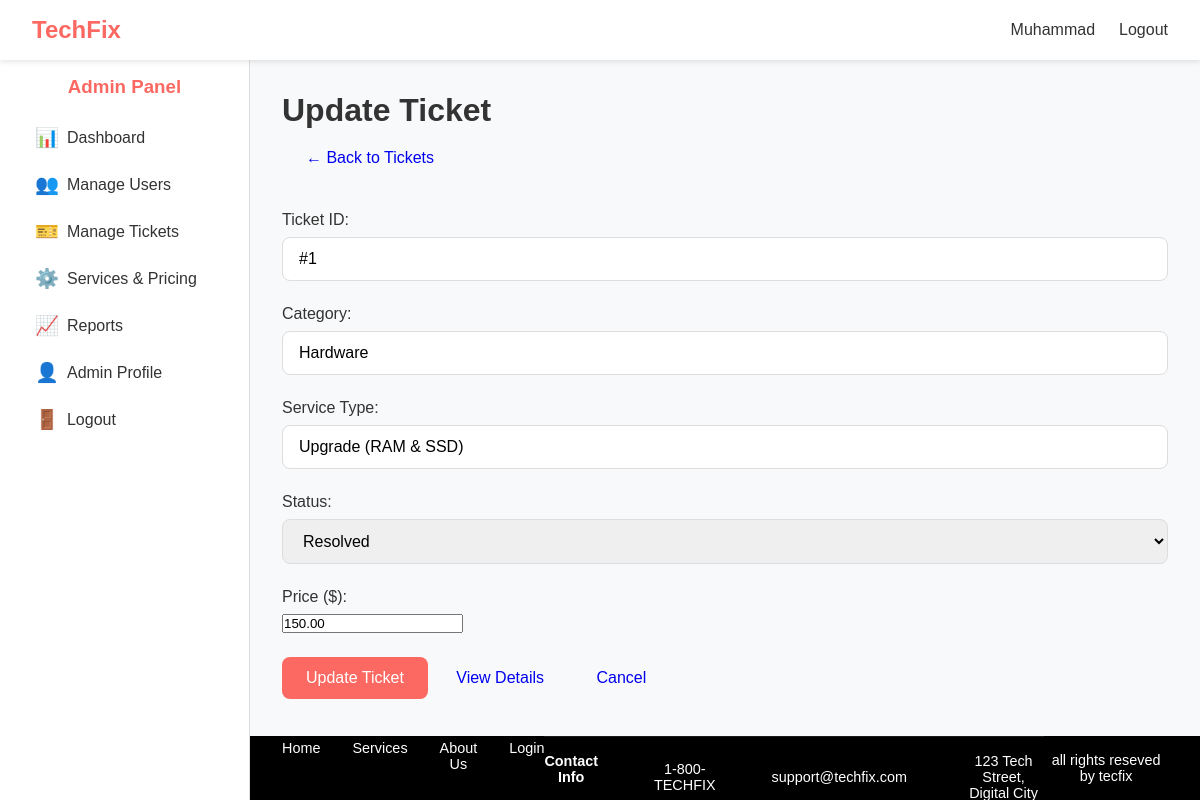
Screenshot of /admin/update_ticket.php?id=1 (signed in) with the database file from the repository.
### tables this page shows
CREATE TABLE tickets (
    id INT AUTO_INCREMENT PRIMARY KEY,
    user_id INT NOT NULL,
    category ENUM('Hardware', 'Software') NOT NULL,
    type VARCHAR(100) NOT NULL,
    description TEXT,
    price DECIMAL(10,2) NOT NULL,
    image VARCHAR(255),
    status ENUM('Pending', 'In Progress', 'Resolved', 'Cancelled') DEFAULT 'Pending',
    created_at TIMESTAMP DEFAULT CURRENT_TIMESTAMP,
    updated_at TIMESTAMP NULL ON UPDATE CURRENT_TIMESTAMP,
    FOREIGN KEY (user_id) REFERENCES users(id) ON DELETE CASCADE,
    INDEX idx_user_id(user_id),
    INDEX idx_status(status)
);

### admin/update_ticket.php (the view, shortened to what this page needs)
<?php
include("../includes/db_connect.php");
include("../includes/header.php");
include("sidebar.php");
$ticket_id = $_GET['id'] ?? 0;
$ticket_query = mysqli_query($conn, "SELECT * FROM tickets WHERE id = $ticket_id");
$ticket = mysqli_fetch_assoc($ticket_query);
?>
<head>
    <link rel="stylesheet" href="../css/style.css">
</head>
<div class="main-content">
    <div class="page-header">
        <h1>Update Ticket</h1>
        <a href="manage_tickets.php" class="btn btn-outline">← Back to Tickets</a>
    </div>
    <div class="form-container">
        <form method="post" class="ticket-form">
            <div class="form-group">
                <label>Ticket ID:</label>
                <input type="text" value="#<?php echo $ticket['id']; ?>" readonly>
            </div>
            <div class="form-group">
                <label>Category:</label>
                <input type="text" value="<?php echo htmlspecialchars($ticket['category']); ?>" readonly>
            </div>
            <div class="form-group">
                <label>Service Type:</label>
                <input type="text" value="<?php echo htmlspecialchars($ticket['type']); ?>" readonly>
            </div>
            <div class="form-group">
                <label>Status:</label>
                <select name="status" required>
                    <option value="Resolved" <?php echo $ticket['status'] == 'Resolved' ? 'selected' : ''; ?>>Resolved</option>
                </select>
            </div>
            <div class="form-group">
                <label>Price ($):</label>
                <input type="number" name="price" step="0.01" value="<?php echo $ticket['price']; ?>" required>
            </div>
            <div class="form-actions">
                <button type="submit" class="btn btn-primary">Update Ticket</button>
                <a href="view_ticket.php?id=<?php echo $ticket['id']; ?>" class="btn btn-outline">View Details</a>
                <a href="manage_tickets.php" class="btn btn-outline">Cancel</a>
            </div>
        </form>
    </div>
</div>
<div>
    <?php
    include("../includes/footer.php");
    ?>
</div>

### css/style.css (style rules this page uses)
* { margin: 0; padding: 0; box-sizing: border-box; font-family: 'Poppins', sans-serif; }
.main-content { flex: 1; padding: 2rem; overflow-y: auto; background: #f8f9fa; position: fixed; top: 60px; left: 250px; right: 0; bottom: 60px; }
.page-header { margin-bottom: 2rem; }
.page-header h1 { color: #333; margin-bottom: 0.5rem; }
.form-group { margin-bottom: 1.5rem; }
.form-group label { display: block; margin-bottom: 0.5rem; color: #333; font-weight: 500; }
.form-group input[type="text"], .form-group input[type="email"], .form-group input[type="password"], .form-group select, .form-group textarea { width: 100%; padding: 0.75rem 1rem; border: 1px solid #ddd; border-radius: 8px; font-size: 1rem; transition: border-color 0.3s ease; }
.btn { display: inline-flex; align-items: center; padding: 0.75rem 1.5rem; border: none; border-radius: 8px; font-size: 1rem; font-weight: 500; cursor: pointer; transition: all 0.3s ease; text-decoration: none; }
.btn-primary { background: rgb(251, 105, 98); color: white; }

### rows the page displays
tickets: id "#1", category "Hardware", type "Upgrade (RAM & SSD)", status "Resolved", price "150.00"

### other values shown
$_SESSION['user']['first_name'] "Muhammad"
